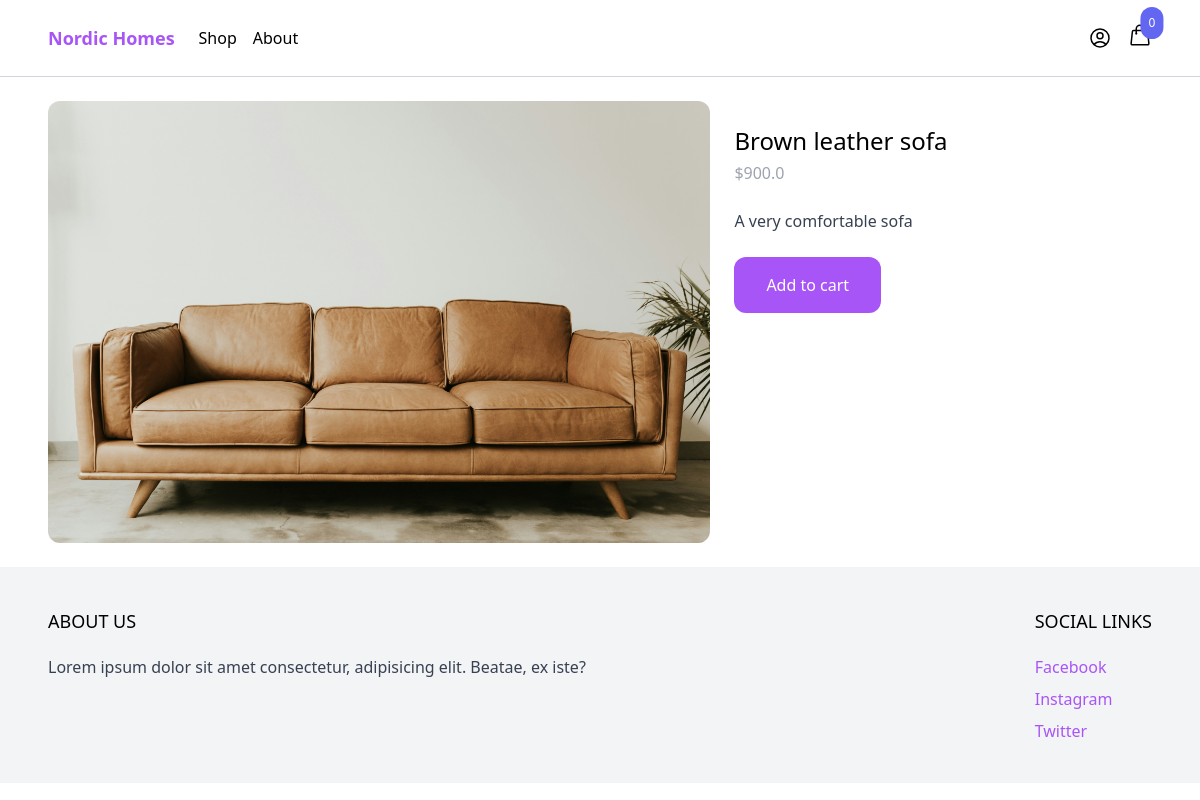
Page /shop/brown-leather-sofa/ on the committed database.
### product/models.py (models this page shows, shortened)
class Product(models.Model):
    category = models.ForeignKey(Category, related_name='products', on_delete=models.CASCADE)
    name = models.CharField(max_length=255)
    slug = models.SlugField()
    description = models.TextField(blank=True, null=True)
    price = models.IntegerField()
    created_at = models.DateTimeField(auto_now_add=True)
    image = models.ImageField(upload_to='uploads/', blank=True, null=True)
    thumbnail = models.ImageField(upload_to='uploads/', blank=True, null=True)
    class Meta:
        ordering = ('-created_at',)
    def get_display_price(self):
        return self.price / 100

### product/views.py (the view)
# urls.py: path('', include('product.urls')),
def product(request, slug):
    product = get_object_or_404(Product, slug=slug)
    return render(request, 'product/product.html', {'product':product})

### cart/cart.py (called while the page is built)
    def __len__(self):
        return sum(item['quantity'] for item in self.cart.values())

### cart/context_processors.py (called while the page is built)
def cart(request):
    return {'cart': Cart(request)}

### product/templates/product/product.html (shortened to what this page needs)
{% extends 'core/base.html' %}
{% load static %}
{% block content %}
  <div class="max-w-6xl mx-auto flex flex-wrap py-6 px-6 xl:px-0">
    <div class="images w-full mb-6 lg:mb-0 lg:w-3/5">
      <img
        src="{% if product.image %}{{ product.image.url }}{% else %}'https://via.placeholder.com/240x240.jpg'{% endif %}"
        alt="couch" class="rounded-xl"
      />
    </div>
    <div class="information w-full lg:w-2/5 lg:p-6">
      <h1 class="text-2xl">{{ product.name }}</h1>
      <p class="mt-1 text-gray-400">${{ product.get_display_price }}</p>
      {% if product.description %}
      <p class="mt-6 text-gray-700">{{ product.description }}</p>
      {% endif %}
      <a
        href="#"
        class="mt-6 inline-block px-8 py-4 rounded-xl bg-purple-500 text-white hover:bg-purple-700 transition duration-500 ease-in-out"
        hx-get="{% url 'cart:add_to_cart' product.id %}"
        hx-target="#menu-cart-button"
        hx-swap="outerHTML"
        >
        Add to cart
      </a>
    </div>
  </div>
{% endblock %}

### rows in the picture
Product: image (picture), name "Brown leather sofa", get_display_price "900.0", description "A very comfortable sofa"

### other values in the picture
{{ cart|length }} "0"
